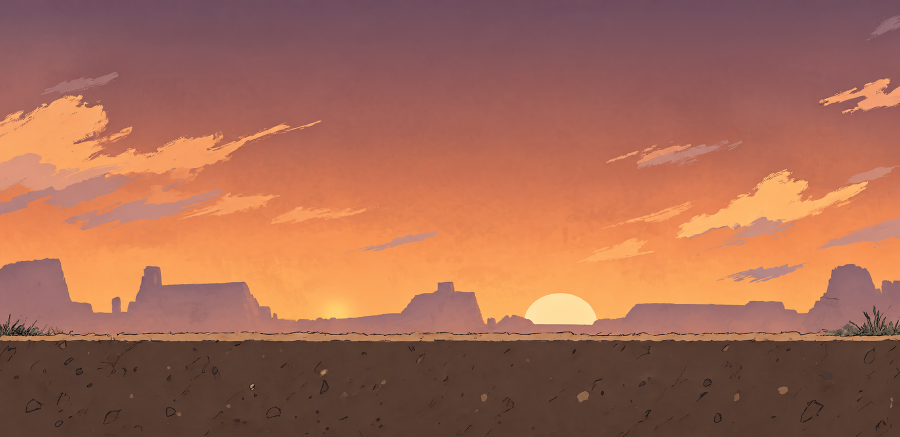
#> input picture assets/bg.png, 1799 x 874 px (shown at 1/2 size)
$ python match-map-color.py
#> lines starting #> are read from the running program, lines starting #| are printed output that depends on the picture; after the words box and inside, x2 and y2 are one past the last pixel; in counts of white or black regions, pixels touching at a corner belong together
from pathlib import Path
import numpy as np
from PIL import Image

ROOT = Path(__file__).resolve().parents[1]
REF = ROOT / 'assets' / 'bg.png'
MAPS = ROOT / 'assets' / 'maps'


def stats(ch):
    return float(ch.mean()), float(ch.std() or 1.0)


def transfer(src, ref, mask_src, mask_ref):
    out = src.astype(np.float32)
    for c in range(3):
        s = src[:, :, c][mask_src]
        r = ref[:, :, c][mask_ref]
        if s.size < 50 or r.size < 50:
            continue
        sm, ss = stats(s)
        rm, rs = stats(r)
        out[:, :, c][mask_src] = (src[:, :, c][mask_src] - sm) * (rs / ss) + rm
    return out


def dirt_mask(img):
    L = img.mean(axis=2)
    r, g, b = img[:, :, 0], img[:, :, 1], img[:, :, 2]
    return (L < 118) & (r + 8 >= g) & (r + 8 >= b)


def match_to_ref(src_img, ref_img):
    src = np.asarray(src_img.convert('RGB'), dtype=np.float32)
    ref = np.asarray(ref_img.convert('RGB'), dtype=np.float32)
    if src.shape != ref.shape:
        ref_img = ref_img.resize((src.shape[1], src.shape[0]), Image.Resampling.LANCZOS)
        ref = np.asarray(ref_img.convert('RGB'), dtype=np.float32)

    sd, rd = dirt_mask(src), dirt_mask(ref)
    out = transfer(src, ref, ~sd, ~rd)
    out = transfer(out, ref, dirt_mask(out), rd)
    return Image.fromarray(np.clip(out, 0, 255).astype(np.uint8), 'RGB')


ref = Image.open(REF)
#> ref is the input picture: PIL image 1799x874 RGB; mean R, G, B 164.7, 104.7, 82.9
for name in ('hill', 'rise', 'drop'):
    path = MAPS / f'{name}.png'
    src = Image.open(path)
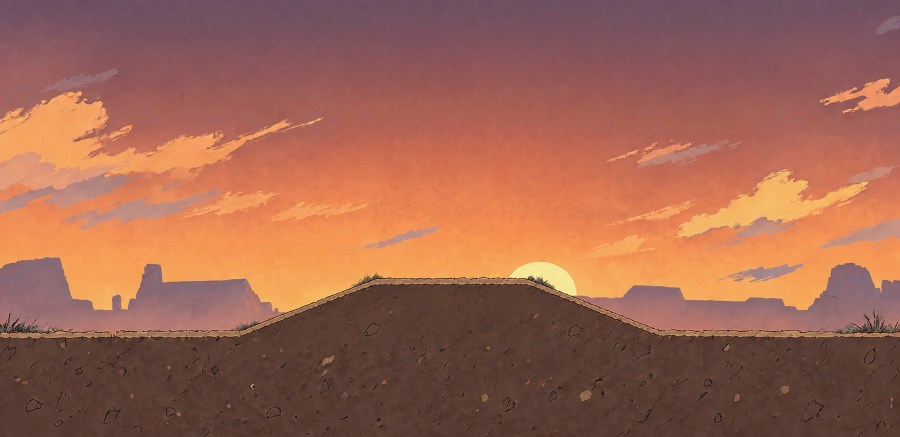
#> input picture assets/maps/hill.png, 1799 x 874 px (shown at 1/2 size)
#> src is the input picture: PIL image 1799x874 RGB; mean R, G, B 158.6, 100.7, 81
    matched = match_to_ref(src, ref)
#> in dirt_mask, `r, g, b = img[:, :, 0], img[:, :, 1], img[:, :, 2]`:
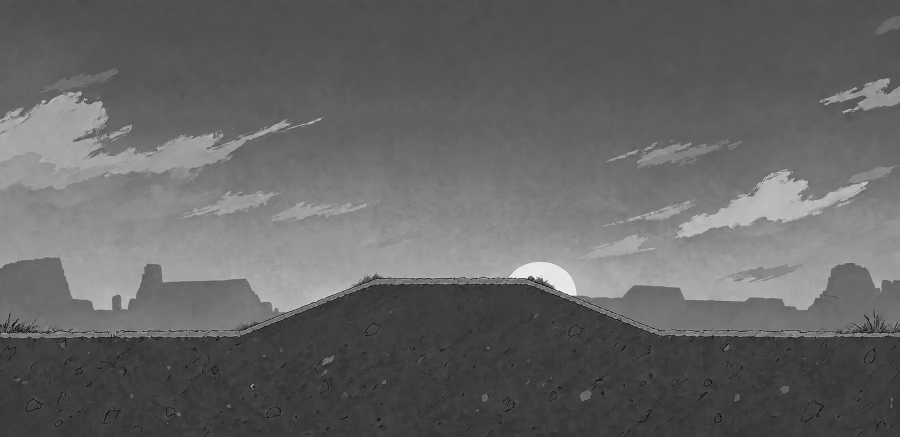
#> g: shape (874, 1799) float32 (shown at 1/2 size); min 0, max 255, mean 100.7
#> in dirt_mask, `return (L < 118) & (r + 8 >= g) & (r + 8 >= b)`:
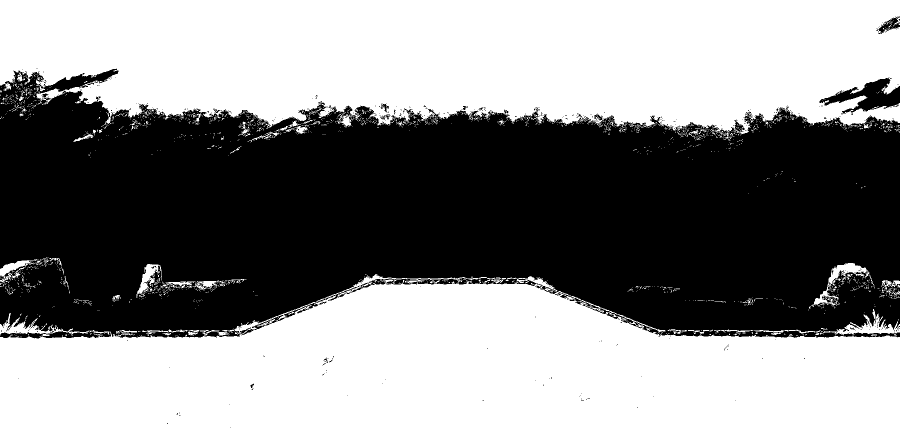
#> returned value: shape (874, 1799) bool (shown at 1/2 size); 54.1% white; 406 black regions (386 under 20 px), largest, box (x1, y1, x2, y2) and area: (0, 137, 1799, 677) 714690, (1639, 155, 1799, 229) 4914, (1753, 33, 1799, 68) 616
#> in dirt_mask (call 2), `L = img.mean(axis=2)`:
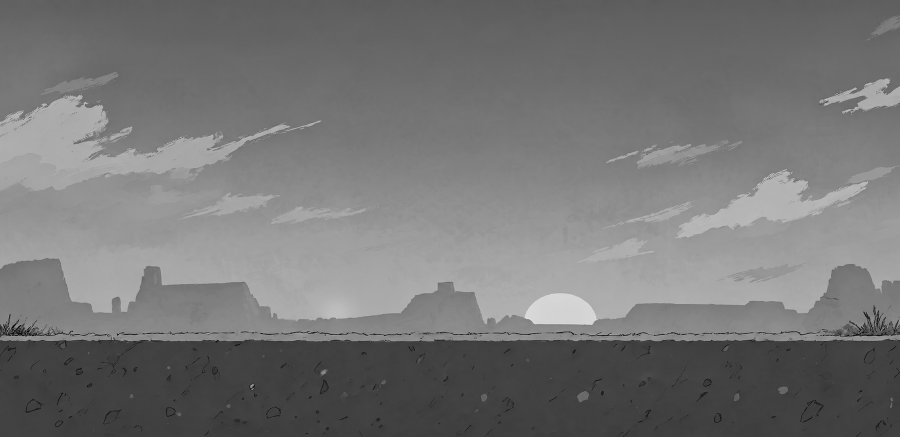
#> L: shape (874, 1799) float32 (shown at 1/2 size); min 0, max 232, mean 117.4
#> in dirt_mask (call 2), `r, g, b = img[:, :, 0], img[:, :, 1], img[:, :, 2]`:
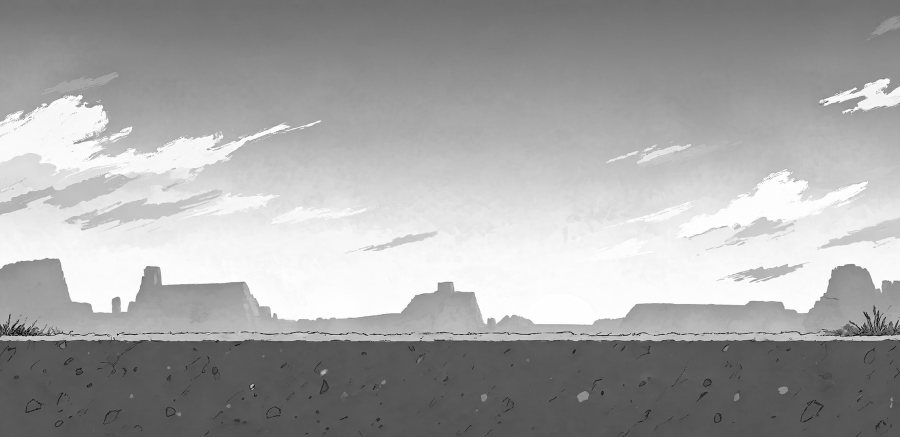
#> r: shape (874, 1799) float32 (shown at 1/2 size); min 0, max 255, mean 164.7
#> in dirt_mask (call 2), `r, g, b = img[:, :, 0], img[:, :, 1], img[:, :, 2]`:
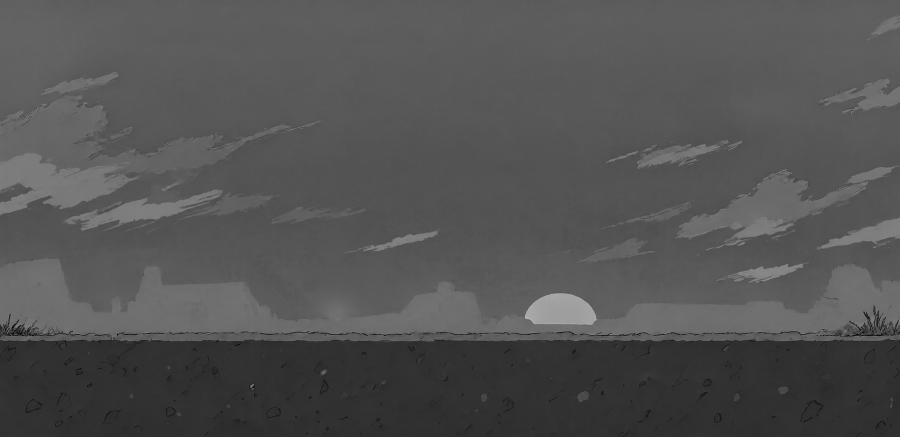
#> b: shape (874, 1799) float32 (shown at 1/2 size); min 0, max 201, mean 82.9
#> in dirt_mask (call 2), `return (L < 118) & (r + 8 >= g) & (r + 8 >= b)`:
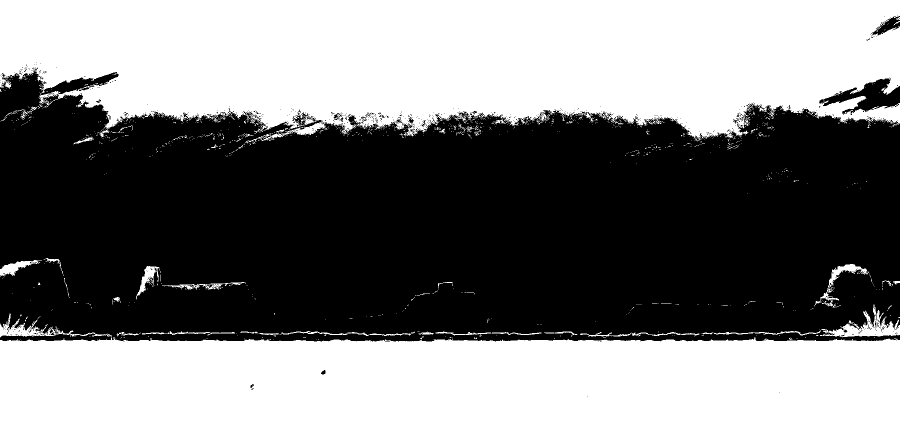
#> returned value: shape (874, 1799) bool (shown at 1/2 size); 49.4% white; 1165 white regions (1108 under 20 px), largest, box (x1, y1, x2, y2) and area: (0, 0, 1799, 285) 411425, (0, 627, 1799, 874) 349434, (1643, 609, 1799, 675) 3294
#> the loop in transfer, `for c in range(3):` made 3 passes
#> (sm, ss, rm, rs) on passes 1 to 3: (213.2, 32.86, 214.2, 32.66), (133.1, 24.86, 134, 24.82), (93.42, 13.53, 93.98, 13.53)
#> the loop in transfer (call 2), `for c in range(3):` made 3 passes
#> (sm, ss, rm, rs) on passes 1 to 3: (112.2, 28.55, 113.8, 29.16), (73.22, 14.97, 74.62, 15.45), (70.47, 21.57, 71.61, 21.84)
    matched.save(path, 'PNG', optimize=True)
    print('matched', name, src.size)
#| matched hill (1799, 874)
#> (the run stopped early here; a loop or call above may not have finished)
